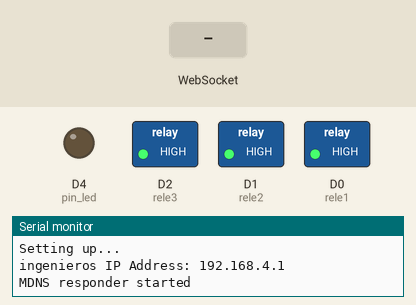
The sketch below on a simulated ESP8266 (NodeMCU). On the bench: switched loads named in the sketch (green lamp = pin HIGH), output pins drawn as LEDs (lit = HIGH), the last lines printed to the serial monitor. Inputs (shaded band) come from the test bench.

Above: at 2.2 s.
2.3 s: WebSocket text "#" received
At 3.1 s:
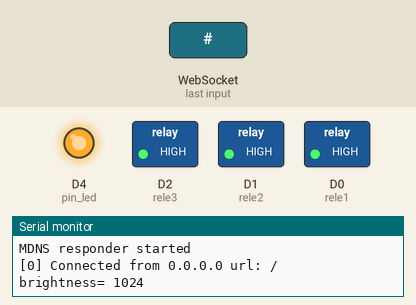
3.8 s: WebSocket text "13" received
Timing chart, 0 to 6.8 s (numbered marks = the images above; inputs shaded):
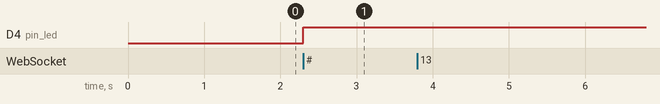

The sketch:

lamparas_finally.ino
```cpp
//https://github.com/acrobotic/Ai_Tips_ESP8266/blob/master/webserver_websockets/webserver_websockets.ino

/*------------------------------------------------------------------------------
  07/01/2018
  Author: Makerbro
  Platforms: ESP8266
  Language: C++/Arduino
  File: webserver_html.ino
  ------------------------------------------------------------------------------
  Description:
  Code for YouTube video demonstrating how to transfer data between a web server
  and a web client in real-time using websockets.
  https://youtu.be/ROeT-gyYZfw
  Do you like my videos? You can support the channel:
  https://patreon.com/acrobotic
  https://paypal.me/acrobotic
  ------------------------------------------------------------------------------
  Please consider buying products from ACROBOTIC to help fund future
  Open-Source projects like this! We'll always put our best effort in every
  project, and release all our design files and code for you to use.
  https://acrobotic.com/
  https://amazon.com/acrobotic
  ------------------------------------------------------------------------------
  License:
  Please see attached LICENSE.txt file for details.
-----------------------------------------

 Hardware setup:
 LSM9DS1Breakout --------- Arduino
 VDD ---------------------- 3.3V
 VDDI --------------------- 3.3V
 SDA ----------------------- A4
 SCL ----------------------- A5
 GND ---------------------- GND

 Note: The LSM9DS1 is an I2C sensor and can use the Arduino Wire library.
 Because the sensor is not 5V tolerant, we are using either a 3.3 V 8 MHz Pro Mini or a 3.3 V Teensy 3.1.
 We have disabled the internal pull-ups used by the Wire library in the Wire.h/twi.c utility file.
 We are also using the 400 kHz fast I2C mode by setting the TWI_FREQ  to 400000L /twi.h utility file.
 */

#include <ESP8266WiFi.h>
#include <ESP8266WebServer.h>
#include <WebSocketsServer.h>
#include <ESP8266mDNS.h>

ESP8266WebServer server(80);
WebSocketsServer webSocket = WebSocketsServer(81);

#define rele1  D0  //(D0)
#define rele2  D1 // D1
#define rele3  D2 // D3


const char WiFiAPPSK[] = "12345678";  //CONTRASEÑA
const char ssid[] = "INGES2.5"; // NOMBRE DE LA RED
uint8_t pin_led = 2;

char webpage[] PROGMEM = R"=====(
<html>
<head>
  <script>
    var Socket;

    function init()
    {
      Socket = new WebSocket('ws://' + window.location.hostname + ':81/',['arduino']);

      Socket.onopen = function ()
      {
        Socket.send('Connect ' + new Date());
      }

      Socket.onmessage = function(event)
      {
        document.getElementById("rxConsole").value += event.data;
      }
    }

    function sendText()
    {
      Socket.send(document.getElementById("txBar").value);
      document.getElementById("txBar").value = "";
    }

    function sendBrightness()
    {
      Socket.send("#"+document.getElementById("brightness").value);
    }
       function sendlamp2()
    {
      Socket.send("*"+document.getElementById("lamp2").value);
    }
     function sendlamp3()
    {
      Socket.send("$"+document.getElementById("lamp3").value);
    }

  </script>
</head>
<body onload="javascript:init()">
  <div>
    <textarea id="rxConsole"></textarea>
  </div>
  <hr/>
  <div>
    <br/>texto:<input type="text" id="txBar" onkeydown="if(event.keyCode == 13) sendText();" />
  </div>
  <hr/>
  <div>
    <br/>LAMPARA:<input type="range" min="0" max="1023" value="512" id="brightness" oninput="sendBrightness()" />
  </div>
   <div>
    <br/>LAMPARA2:<input type="range" min="0" max="1" value="0" id="lamp2" oninput="sendlamp2()" />
  </div>
   <div>
    <br/>LAMPARA3:<input type="range" min="0" max="1" value="0" id="lamp3" oninput="sendlamp3()" />
  </div>
</body>
</html>
)=====";


//--------------------------------------------------------------- setup
void setup()
{
  Serial.begin(115200);
  Serial.print("\nSetting up... ");

  //Engine channels
  pinMode(rele1, OUTPUT);
  pinMode(rele2,OUTPUT);
  pinMode(rele3,OUTPUT);
  digitalWrite(rele1, HIGH);
  digitalWrite(rele2,HIGH);
  digitalWrite(rele3,HIGH);


  delay(1000);//wait for a second

  setupWiFi();


  if(MDNS.begin("esp8266"))
  {
    Serial.println("\nMDNS responder started");
  }

  // handle index
  server.on("/", []()
  {
    // send index.html
    server.send_P(200, "text/html", webpage);

  });

  server.begin();
  // start webSocket server
  webSocket.begin();
  webSocket.onEvent(webSocketEvent);

  // Add service to MDNS
  MDNS.addService("http", "tcp", 80);
  MDNS.addService("ws", "tcp", 81);
}

//----------------------------------------------------------- loop
void loop()
{
  webSocket.loop();
  server.handleClient();
  if(Serial.available() > 0)
  {
    char c[] = {(char)Serial.read()};
    webSocket.broadcastTXT(c, sizeof(c));
  }
}

//-------------------------------------------------------------webSocketEvent
void webSocketEvent(uint8_t num, WStype_t type, uint8_t * payload, size_t length)
{
  switch(type)
    {
      case WStype_TEXT:
      //---------------------------------------------- rele 1
        if(payload[0] == '#')
        {
          uint16_t brightness = (uint16_t) strtol((const char *) &payload[1], NULL, 10);
          brightness = 1024 - brightness;
          analogWrite(pin_led, brightness);
          Serial.print("brightness= ");
          Serial.println(brightness);
          if (brightness>512)
          {
            digitalWrite(rele1,HIGH);
          }
          else
            digitalWrite(rele1,LOW);
        }
       //-------------------------------------------- rele 2
        else if(payload[0]=='*')
        {
          uint16_t lamp2 = (uint16_t) strtol((const char *) &payload[1], NULL, 10);
            if (lamp2==1)
          {

              pinMode(rele2,OUTPUT);
              digitalWrite(rele2,LOW);
          }
          else {


             digitalWrite(rele2,HIGH);
             pinMode(rele2,INPUT);
             }
        }
        //---------------------------------------------- rele 3
         else if(payload[0]=='$')
        {
          uint16_t lamp3 = (uint16_t) strtol((const char *) &payload[1], NULL, 10);
            if (lamp3==1)
          {

              pinMode(rele3,OUTPUT);
              digitalWrite(rele3,LOW);
          }
          else {


             digitalWrite(rele3,HIGH);
             pinMode(rele3,INPUT);
             }
        }


        //----------------------------------------------- texto libre
        else
        {
          for(int i = 0; i < length; i++)
            Serial.print((char) payload[i]);
          Serial.println();
        }
      break;

      case WStype_DISCONNECTED:
            Serial.printf("[%u] Disconnected!\n", num);
      break;


     case WStype_CONNECTED:
        {
            IPAddress ip = webSocket.remoteIP(num);
            Serial.printf("[%u] Connected from %d.%d.%d.%d url: %s\n", num, ip[0], ip[1], ip[2], ip[3], payload);

            // send message to client
            webSocket.sendTXT(num, "Connected");
        }
            break;

    }
}

//------------------------------------------------------------ setupWiFi
void setupWiFi()
{
  WiFi.mode(WIFI_AP);
  WiFi.softAP(ssid, WiFiAPPSK);
  Serial.print("\ningenieros IP Address: ");
  Serial.println(WiFi.softAPIP());
}
```

Measured:
- after the input at 2.3 s, D4 (pin_led): LOW → HIGH at once
